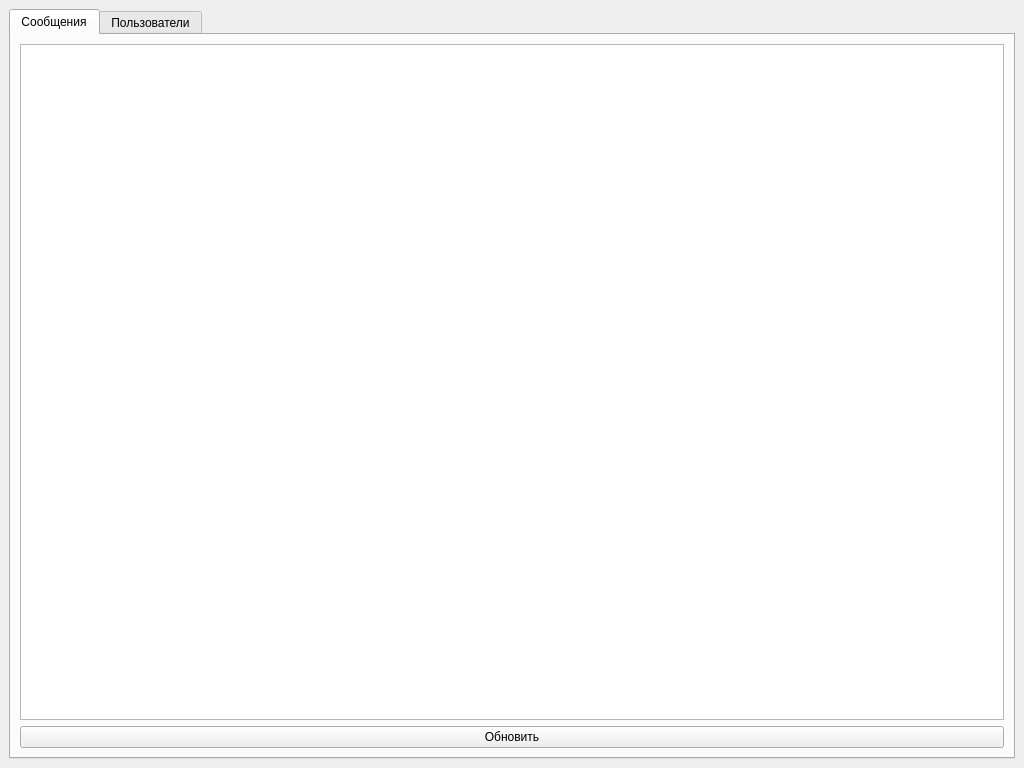
<?xml version="1.0" encoding="UTF-8"?>
<ui version="4.0">
 <class>MainWindow</class>
 <widget class="QMainWindow" name="MainWindow">
  <property name="geometry">
   <rect><x>0</x><y>0</y><width>1024</width><height>768</height></rect>
  </property>
  <property name="windowTitle"><string>Сервер мессенджера</string></property>
  <widget class="QWidget" name="centralWidget">
   <layout class="QVBoxLayout" name="verticalLayout">
    <item>
     <widget class="QTabWidget" name="tabWidget">
      <property name="currentIndex"><number>0</number></property>
      <widget class="QWidget" name="messagesTab">
       <attribute name="title"><string>Сообщения</string></attribute>
       <layout class="QVBoxLayout" name="verticalLayout_2">
        <item>
         <widget class="QTableView" name="messagesView"/> <!-- Проверьте это имя -->
        </item>
        <item>
         <widget class="QPushButton" name="refreshMessagesButton">
          <property name="text"><string>Обновить</string></property>
         </widget>
        </item>
       </layout>
      </widget>
      <widget class="QWidget" name="usersTab">
       <attribute name="title"><string>Пользователи</string></attribute>
       <layout class="QVBoxLayout" name="verticalLayout_3">
        <item>
         <widget class="QTableView" name="usersView"/> <!-- Проверьте это имя -->
        </item>
        <item>
         <layout class="QHBoxLayout" name="horizontalLayout">
          <item>
           <widget class="QPushButton" name="banButton"> <!-- Проверьте это имя -->
            <property name="text"><string>Забанить</string></property>
           </widget>
          </item>
          <item>
           <widget class="QPushButton" name="kickButton"> <!-- Проверьте это имя -->
            <property name="text"><string>Отключить</string></property>
           </widget>
          </item>
          <item>
           <widget class="QPushButton" name="refreshUsersButton"> <!-- Проверьте это имя -->
            <property name="text"><string>Обновить</string></property>
           </widget>
          </item>
         </layout>
        </item>
       </layout>
      </widget>
     </widget>
    </item>
   </layout>
  </widget>
 </widget>
 <resources/>
 <connections/>
</ui>
